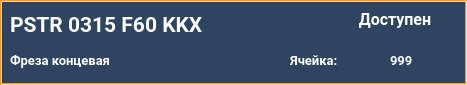
<?xml version="1.0" encoding="UTF-8"?>
<ui version="4.0">
 <class>widget_8_9_tool</class>
 <widget class="QWidget" name="widget_8_9_tool">
  <property name="geometry">
   <rect>
    <x>0</x>
    <y>0</y>
    <width>467</width>
    <height>85</height>
   </rect>
  </property>
  <property name="windowTitle">
   <string>widget_8_9_tool</string>
  </property>
  <property name="styleSheet">
   <string notr="true">QWidget{
	background-color: #2e4461;
}
QLabel {
	background: none;
	color: #FFFFFF;
	border-width: 0px;
	border-radius: 0px;
	font-family: &quot;Roboto&quot;, Sans-serif;
}
#background {
	color: #FFFFFF;
	background-color: #2e4461;
	border-width: 2px;
	border-style: groove;
	border-color: #ff9923;
	border-radius: 0px;
	font-family: &quot;Roboto&quot;, Sans-serif;
}
QPushButton {
	color: #FFFFFF;
	background-color: #f09022;
	border-width: 0px;
	border-style: outset;
	border-color: #EAA657;
	border-radius: 8px;
	font-weight: 600;
    font-size: 25px;
	font-family: &quot;Roboto&quot;, Sans-serif;
}</string>
  </property>
  <widget class="QLabel" name="lbl_number_tool">
   <property name="geometry">
    <rect>
     <x>10</x>
     <y>5</y>
     <width>331</width>
     <height>40</height>
    </rect>
   </property>
   <property name="palette">
    <palette>
     <active>
      <colorrole role="WindowText">
       <brush brushstyle="SolidPattern">
        <color alpha="255">
         <red>255</red>
         <green>255</green>
         <blue>255</blue>
        </color>
       </brush>
      </colorrole>
      <colorrole role="Button">
       <brush brushstyle="LinearGradientPattern">
        <gradient startx="0.000000000000000" starty="0.000000000000000" endx="1.000000000000000" endy="0.000000000000000" type="LinearGradient" spread="PadSpread" coordinatemode="ObjectBoundingMode">
         <gradientstop position="0.000000000000000">
          <color alpha="0">
           <red>0</red>
           <green>0</green>
           <blue>0</blue>
          </color>
         </gradientstop>
         <gradientstop position="1.000000000000000">
          <color alpha="0">
           <red>255</red>
           <green>255</green>
           <blue>255</blue>
          </color>
         </gradientstop>
        </gradient>
       </brush>
      </colorrole>
      <colorrole role="Text">
       <brush brushstyle="SolidPattern">
        <color alpha="255">
         <red>255</red>
         <green>255</green>
         <blue>255</blue>
        </color>
       </brush>
      </colorrole>
      <colorrole role="ButtonText">
       <brush brushstyle="SolidPattern">
        <color alpha="255">
         <red>255</red>
         <green>255</green>
         <blue>255</blue>
        </color>
       </brush>
      </colorrole>
      <colorrole role="Base">
       <brush brushstyle="LinearGradientPattern">
        <gradient startx="0.000000000000000" starty="0.000000000000000" endx="1.000000000000000" endy="0.000000000000000" type="LinearGradient" spread="PadSpread" coordinatemode="ObjectBoundingMode">
         <gradientstop position="0.000000000000000">
          <color alpha="0">
           <red>0</red>
           <green>0</green>
           <blue>0</blue>
          </color>
         </gradientstop>
         <gradientstop position="1.000000000000000">
          <color alpha="0">
           <red>255</red>
           <green>255</green>
           <blue>255</blue>
          </color>
         </gradientstop>
        </gradient>
       </brush>
      </colorrole>
      <colorrole role="Window">
       <brush brushstyle="LinearGradientPattern">
        <gradient startx="0.000000000000000" starty="0.000000000000000" endx="1.000000000000000" endy="0.000000000000000" type="LinearGradient" spread="PadSpread" coordinatemode="ObjectBoundingMode">
         <gradientstop position="0.000000000000000">
          <color alpha="0">
           <red>0</red>
           <green>0</green>
           <blue>0</blue>
          </color>
         </gradientstop>
         <gradientstop position="1.000000000000000">
          <color alpha="0">
           <red>255</red>
           <green>255</green>
           <blue>255</blue>
          </color>
         </gradientstop>
        </gradient>
       </brush>
      </colorrole>
      <colorrole role="PlaceholderText">
       <brush brushstyle="NoBrush">
        <color alpha="128">
         <red>255</red>
         <green>255</green>
         <blue>255</blue>
        </color>
       </brush>
      </colorrole>
     </active>
     <inactive>
      <colorrole role="WindowText">
       <brush brushstyle="SolidPattern">
        <color alpha="255">
         <red>255</red>
         <green>255</green>
         <blue>255</blue>
        </color>
       </brush>
      </colorrole>
      <colorrole role="Button">
       <brush brushstyle="LinearGradientPattern">
        <gradient startx="0.000000000000000" starty="0.000000000000000" endx="1.000000000000000" endy="0.000000000000000" type="LinearGradient" spread="PadSpread" coordinatemode="ObjectBoundingMode">
         <gradientstop position="0.000000000000000">
          <color alpha="0">
           <red>0</red>
           <green>0</green>
           <blue>0</blue>
          </color>
         </gradientstop>
         <gradientstop position="1.000000000000000">
          <color alpha="0">
           <red>255</red>
           <green>255</green>
           <blue>255</blue>
          </color>
         </gradientstop>
        </gradient>
       </brush>
      </colorrole>
      <colorrole role="Text">
       <brush brushstyle="SolidPattern">
        <color alpha="255">
         <red>255</red>
         <green>255</green>
         <blue>255</blue>
        </color>
       </brush>
      </colorrole>
      <colorrole role="ButtonText">
       <brush brushstyle="SolidPattern">
        <color alpha="255">
         <red>255</red>
         <green>255</green>
         <blue>255</blue>
        </color>
       </brush>
      </colorrole>
      <colorrole role="Base">
       <brush brushstyle="LinearGradientPattern">
        <gradient startx="0.000000000000000" starty="0.000000000000000" endx="1.000000000000000" endy="0.000000000000000" type="LinearGradient" spread="PadSpread" coordinatemode="ObjectBoundingMode">
         <gradientstop position="0.000000000000000">
          <color alpha="0">
           <red>0</red>
           <green>0</green>
           <blue>0</blue>
          </color>
         </gradientstop>
         <gradientstop position="1.000000000000000">
          <color alpha="0">
           <red>255</red>
           <green>255</green>
           <blue>255</blue>
          </color>
         </gradientstop>
        </gradient>
       </brush>
      </colorrole>
      <colorrole role="Window">
       <brush brushstyle="LinearGradientPattern">
        <gradient startx="0.000000000000000" starty="0.000000000000000" endx="1.000000000000000" endy="0.000000000000000" type="LinearGradient" spread="PadSpread" coordinatemode="ObjectBoundingMode">
         <gradientstop position="0.000000000000000">
          <color alpha="0">
           <red>0</red>
           <green>0</green>
           <blue>0</blue>
          </color>
         </gradientstop>
         <gradientstop position="1.000000000000000">
          <color alpha="0">
           <red>255</red>
           <green>255</green>
           <blue>255</blue>
          </color>
         </gradientstop>
        </gradient>
       </brush>
      </colorrole>
      <colorrole role="PlaceholderText">
       <brush brushstyle="NoBrush">
        <color alpha="128">
         <red>255</red>
         <green>255</green>
         <blue>255</blue>
        </color>
       </brush>
      </colorrole>
     </inactive>
     <disabled>
      <colorrole role="WindowText">
       <brush brushstyle="SolidPattern">
        <color alpha="255">
         <red>255</red>
         <green>255</green>
         <blue>255</blue>
        </color>
       </brush>
      </colorrole>
      <colorrole role="Button">
       <brush brushstyle="LinearGradientPattern">
        <gradient startx="0.000000000000000" starty="0.000000000000000" endx="1.000000000000000" endy="0.000000000000000" type="LinearGradient" spread="PadSpread" coordinatemode="ObjectBoundingMode">
         <gradientstop position="0.000000000000000">
          <color alpha="0">
           <red>0</red>
           <green>0</green>
           <blue>0</blue>
          </color>
         </gradientstop>
         <gradientstop position="1.000000000000000">
          <color alpha="0">
           <red>255</red>
           <green>255</green>
           <blue>255</blue>
          </color>
         </gradientstop>
        </gradient>
       </brush>
      </colorrole>
      <colorrole role="Text">
       <brush brushstyle="SolidPattern">
        <color alpha="255">
         <red>255</red>
         <green>255</green>
         <blue>255</blue>
        </color>
       </brush>
      </colorrole>
      <colorrole role="ButtonText">
       <brush brushstyle="SolidPattern">
        <color alpha="255">
         <red>255</red>
         <green>255</green>
         <blue>255</blue>
        </color>
       </brush>
      </colorrole>
      <colorrole role="Base">
       <brush brushstyle="LinearGradientPattern">
        <gradient startx="0.000000000000000" starty="0.000000000000000" endx="1.000000000000000" endy="0.000000000000000" type="LinearGradient" spread="PadSpread" coordinatemode="ObjectBoundingMode">
         <gradientstop position="0.000000000000000">
          <color alpha="0">
           <red>0</red>
           <green>0</green>
           <blue>0</blue>
          </color>
         </gradientstop>
         <gradientstop position="1.000000000000000">
          <color alpha="0">
           <red>255</red>
           <green>255</green>
           <blue>255</blue>
          </color>
         </gradientstop>
        </gradient>
       </brush>
      </colorrole>
      <colorrole role="Window">
       <brush brushstyle="LinearGradientPattern">
        <gradient startx="0.000000000000000" starty="0.000000000000000" endx="1.000000000000000" endy="0.000000000000000" type="LinearGradient" spread="PadSpread" coordinatemode="ObjectBoundingMode">
         <gradientstop position="0.000000000000000">
          <color alpha="0">
           <red>0</red>
           <green>0</green>
           <blue>0</blue>
          </color>
         </gradientstop>
         <gradientstop position="1.000000000000000">
          <color alpha="0">
           <red>255</red>
           <green>255</green>
           <blue>255</blue>
          </color>
         </gradientstop>
        </gradient>
       </brush>
      </colorrole>
      <colorrole role="PlaceholderText">
       <brush brushstyle="NoBrush">
        <color alpha="128">
         <red>255</red>
         <green>255</green>
         <blue>255</blue>
        </color>
       </brush>
      </colorrole>
     </disabled>
    </palette>
   </property>
   <property name="font">
    <font>
     <family>Roboto</family>
     <pointsize>16</pointsize>
     <weight>75</weight>
     <bold>true</bold>
    </font>
   </property>
   <property name="text">
    <string>PSTR 0315 F60 KKX</string>
   </property>
   <property name="alignment">
    <set>Qt::AlignLeading|Qt::AlignLeft|Qt::AlignVCenter</set>
   </property>
  </widget>
  <widget class="QLabel" name="lbl_status">
   <property name="enabled">
    <bool>true</bool>
   </property>
   <property name="geometry">
    <rect>
     <x>355</x>
     <y>5</y>
     <width>80</width>
     <height>30</height>
    </rect>
   </property>
   <property name="font">
    <font>
     <family>Roboto</family>
     <pointsize>12</pointsize>
     <weight>75</weight>
     <bold>true</bold>
    </font>
   </property>
   <property name="layoutDirection">
    <enum>Qt::LeftToRight</enum>
   </property>
   <property name="text">
    <string>&lt;html&gt;&lt;head/&gt;&lt;body&gt;&lt;p align=&quot;center&quot;&gt;Доступен&lt;/p&gt;&lt;/body&gt;&lt;/html&gt;</string>
   </property>
  </widget>
  <widget class="QLabel" name="cell_number">
   <property name="geometry">
    <rect>
     <x>390</x>
     <y>45</y>
     <width>41</width>
     <height>30</height>
    </rect>
   </property>
   <property name="font">
    <font>
     <family>Roboto</family>
     <pointsize>10</pointsize>
     <weight>75</weight>
     <bold>true</bold>
    </font>
   </property>
   <property name="text">
    <string>999</string>
   </property>
   <property name="alignment">
    <set>Qt::AlignLeading|Qt::AlignLeft|Qt::AlignVCenter</set>
   </property>
  </widget>
  <widget class="QLabel" name="lbl_info">
   <property name="geometry">
    <rect>
     <x>290</x>
     <y>45</y>
     <width>60</width>
     <height>30</height>
    </rect>
   </property>
   <property name="font">
    <font>
     <family>Roboto</family>
     <pointsize>10</pointsize>
     <weight>75</weight>
     <bold>true</bold>
    </font>
   </property>
   <property name="text">
    <string>Ячейка:</string>
   </property>
   <property name="alignment">
    <set>Qt::AlignLeading|Qt::AlignLeft|Qt::AlignVCenter</set>
   </property>
  </widget>
  <widget class="QLabel" name="group_name">
   <property name="geometry">
    <rect>
     <x>10</x>
     <y>45</y>
     <width>271</width>
     <height>30</height>
    </rect>
   </property>
   <property name="palette">
    <palette>
     <active>
      <colorrole role="WindowText">
       <brush brushstyle="SolidPattern">
        <color alpha="255">
         <red>255</red>
         <green>255</green>
         <blue>255</blue>
        </color>
       </brush>
      </colorrole>
      <colorrole role="Button">
       <brush brushstyle="LinearGradientPattern">
        <gradient startx="0.000000000000000" starty="0.000000000000000" endx="1.000000000000000" endy="0.000000000000000" type="LinearGradient" spread="PadSpread" coordinatemode="ObjectBoundingMode">
         <gradientstop position="0.000000000000000">
          <color alpha="0">
           <red>0</red>
           <green>0</green>
           <blue>0</blue>
          </color>
         </gradientstop>
         <gradientstop position="1.000000000000000">
          <color alpha="0">
           <red>255</red>
           <green>255</green>
           <blue>255</blue>
          </color>
         </gradientstop>
        </gradient>
       </brush>
      </colorrole>
      <colorrole role="Text">
       <brush brushstyle="SolidPattern">
        <color alpha="255">
         <red>255</red>
         <green>255</green>
         <blue>255</blue>
        </color>
       </brush>
      </colorrole>
      <colorrole role="ButtonText">
       <brush brushstyle="SolidPattern">
        <color alpha="255">
         <red>255</red>
         <green>255</green>
         <blue>255</blue>
        </color>
       </brush>
      </colorrole>
      <colorrole role="Base">
       <brush brushstyle="LinearGradientPattern">
        <gradient startx="0.000000000000000" starty="0.000000000000000" endx="1.000000000000000" endy="0.000000000000000" type="LinearGradient" spread="PadSpread" coordinatemode="ObjectBoundingMode">
         <gradientstop position="0.000000000000000">
          <color alpha="0">
           <red>0</red>
           <green>0</green>
           <blue>0</blue>
          </color>
         </gradientstop>
         <gradientstop position="1.000000000000000">
          <color alpha="0">
           <red>255</red>
           <green>255</green>
           <blue>255</blue>
          </color>
         </gradientstop>
        </gradient>
       </brush>
      </colorrole>
      <colorrole role="Window">
       <brush brushstyle="LinearGradientPattern">
        <gradient startx="0.000000000000000" starty="0.000000000000000" endx="1.000000000000000" endy="0.000000000000000" type="LinearGradient" spread="PadSpread" coordinatemode="ObjectBoundingMode">
         <gradientstop position="0.000000000000000">
          <color alpha="0">
           <red>0</red>
           <green>0</green>
           <blue>0</blue>
          </color>
         </gradientstop>
         <gradientstop position="1.000000000000000">
          <color alpha="0">
           <red>255</red>
           <green>255</green>
           <blue>255</blue>
          </color>
         </gradientstop>
        </gradient>
       </brush>
      </colorrole>
      <colorrole role="PlaceholderText">
       <brush brushstyle="NoBrush">
        <color alpha="128">
         <red>255</red>
         <green>255</green>
         <blue>255</blue>
        </color>
       </brush>
      </colorrole>
     </active>
     <inactive>
      <colorrole role="WindowText">
       <brush brushstyle="SolidPattern">
        <color alpha="255">
         <red>255</red>
         <green>255</green>
         <blue>255</blue>
        </color>
       </brush>
      </colorrole>
      <colorrole role="Button">
       <brush brushstyle="LinearGradientPattern">
        <gradient startx="0.000000000000000" starty="0.000000000000000" endx="1.000000000000000" endy="0.000000000000000" type="LinearGradient" spread="PadSpread" coordinatemode="ObjectBoundingMode">
         <gradientstop position="0.000000000000000">
          <color alpha="0">
           <red>0</red>
           <green>0</green>
           <blue>0</blue>
          </color>
         </gradientstop>
         <gradientstop position="1.000000000000000">
          <color alpha="0">
           <red>255</red>
           <green>255</green>
           <blue>255</blue>
          </color>
         </gradientstop>
        </gradient>
       </brush>
      </colorrole>
      <colorrole role="Text">
       <brush brushstyle="SolidPattern">
        <color alpha="255">
         <red>255</red>
         <green>255</green>
         <blue>255</blue>
        </color>
       </brush>
      </colorrole>
      <colorrole role="ButtonText">
       <brush brushstyle="SolidPattern">
        <color alpha="255">
         <red>255</red>
         <green>255</green>
         <blue>255</blue>
        </color>
       </brush>
      </colorrole>
      <colorrole role="Base">
       <brush brushstyle="LinearGradientPattern">
        <gradient startx="0.000000000000000" starty="0.000000000000000" endx="1.000000000000000" endy="0.000000000000000" type="LinearGradient" spread="PadSpread" coordinatemode="ObjectBoundingMode">
         <gradientstop position="0.000000000000000">
          <color alpha="0">
           <red>0</red>
           <green>0</green>
           <blue>0</blue>
          </color>
         </gradientstop>
         <gradientstop position="1.000000000000000">
          <color alpha="0">
           <red>255</red>
           <green>255</green>
           <blue>255</blue>
          </color>
         </gradientstop>
        </gradient>
       </brush>
      </colorrole>
      <colorrole role="Window">
       <brush brushstyle="LinearGradientPattern">
        <gradient startx="0.000000000000000" starty="0.000000000000000" endx="1.000000000000000" endy="0.000000000000000" type="LinearGradient" spread="PadSpread" coordinatemode="ObjectBoundingMode">
         <gradientstop position="0.000000000000000">
          <color alpha="0">
           <red>0</red>
           <green>0</green>
           <blue>0</blue>
          </color>
         </gradientstop>
         <gradientstop position="1.000000000000000">
          <color alpha="0">
           <red>255</red>
           <green>255</green>
           <blue>255</blue>
          </color>
         </gradientstop>
        </gradient>
       </brush>
      </colorrole>
      <colorrole role="PlaceholderText">
       <brush brushstyle="NoBrush">
        <color alpha="128">
         <red>255</red>
         <green>255</green>
         <blue>255</blue>
        </color>
       </brush>
      </colorrole>
     </inactive>
     <disabled>
      <colorrole role="WindowText">
       <brush brushstyle="SolidPattern">
        <color alpha="255">
         <red>255</red>
         <green>255</green>
         <blue>255</blue>
        </color>
       </brush>
      </colorrole>
      <colorrole role="Button">
       <brush brushstyle="LinearGradientPattern">
        <gradient startx="0.000000000000000" starty="0.000000000000000" endx="1.000000000000000" endy="0.000000000000000" type="LinearGradient" spread="PadSpread" coordinatemode="ObjectBoundingMode">
         <gradientstop position="0.000000000000000">
          <color alpha="0">
           <red>0</red>
           <green>0</green>
           <blue>0</blue>
          </color>
         </gradientstop>
         <gradientstop position="1.000000000000000">
          <color alpha="0">
           <red>255</red>
           <green>255</green>
           <blue>255</blue>
          </color>
         </gradientstop>
        </gradient>
       </brush>
      </colorrole>
      <colorrole role="Text">
       <brush brushstyle="SolidPattern">
        <color alpha="255">
         <red>255</red>
         <green>255</green>
         <blue>255</blue>
        </color>
       </brush>
      </colorrole>
      <colorrole role="ButtonText">
       <brush brushstyle="SolidPattern">
        <color alpha="255">
         <red>255</red>
         <green>255</green>
         <blue>255</blue>
        </color>
       </brush>
      </colorrole>
      <colorrole role="Base">
       <brush brushstyle="LinearGradientPattern">
        <gradient startx="0.000000000000000" starty="0.000000000000000" endx="1.000000000000000" endy="0.000000000000000" type="LinearGradient" spread="PadSpread" coordinatemode="ObjectBoundingMode">
         <gradientstop position="0.000000000000000">
          <color alpha="0">
           <red>0</red>
           <green>0</green>
           <blue>0</blue>
          </color>
         </gradientstop>
         <gradientstop position="1.000000000000000">
          <color alpha="0">
           <red>255</red>
           <green>255</green>
           <blue>255</blue>
          </color>
         </gradientstop>
        </gradient>
       </brush>
      </colorrole>
      <colorrole role="Window">
       <brush brushstyle="LinearGradientPattern">
        <gradient startx="0.000000000000000" starty="0.000000000000000" endx="1.000000000000000" endy="0.000000000000000" type="LinearGradient" spread="PadSpread" coordinatemode="ObjectBoundingMode">
         <gradientstop position="0.000000000000000">
          <color alpha="0">
           <red>0</red>
           <green>0</green>
           <blue>0</blue>
          </color>
         </gradientstop>
         <gradientstop position="1.000000000000000">
          <color alpha="0">
           <red>255</red>
           <green>255</green>
           <blue>255</blue>
          </color>
         </gradientstop>
        </gradient>
       </brush>
      </colorrole>
      <colorrole role="PlaceholderText">
       <brush brushstyle="NoBrush">
        <color alpha="128">
         <red>255</red>
         <green>255</green>
         <blue>255</blue>
        </color>
       </brush>
      </colorrole>
     </disabled>
    </palette>
   </property>
   <property name="font">
    <font>
     <family>Roboto</family>
     <pointsize>10</pointsize>
     <weight>75</weight>
     <bold>true</bold>
    </font>
   </property>
   <property name="text">
    <string>Фреза концевая</string>
   </property>
   <property name="alignment">
    <set>Qt::AlignLeading|Qt::AlignLeft|Qt::AlignVCenter</set>
   </property>
  </widget>
  <widget class="QLabel" name="background">
   <property name="geometry">
    <rect>
     <x>0</x>
     <y>0</y>
     <width>467</width>
     <height>85</height>
    </rect>
   </property>
   <property name="styleSheet">
    <string notr="true"/>
   </property>
   <property name="frameShape">
    <enum>QFrame::StyledPanel</enum>
   </property>
   <property name="frameShadow">
    <enum>QFrame::Sunken</enum>
   </property>
   <property name="text">
    <string/>
   </property>
  </widget>
  <zorder>background</zorder>
  <zorder>lbl_number_tool</zorder>
  <zorder>lbl_status</zorder>
  <zorder>cell_number</zorder>
  <zorder>lbl_info</zorder>
  <zorder>group_name</zorder>
 </widget>
 <resources/>
 <connections/>
</ui>
